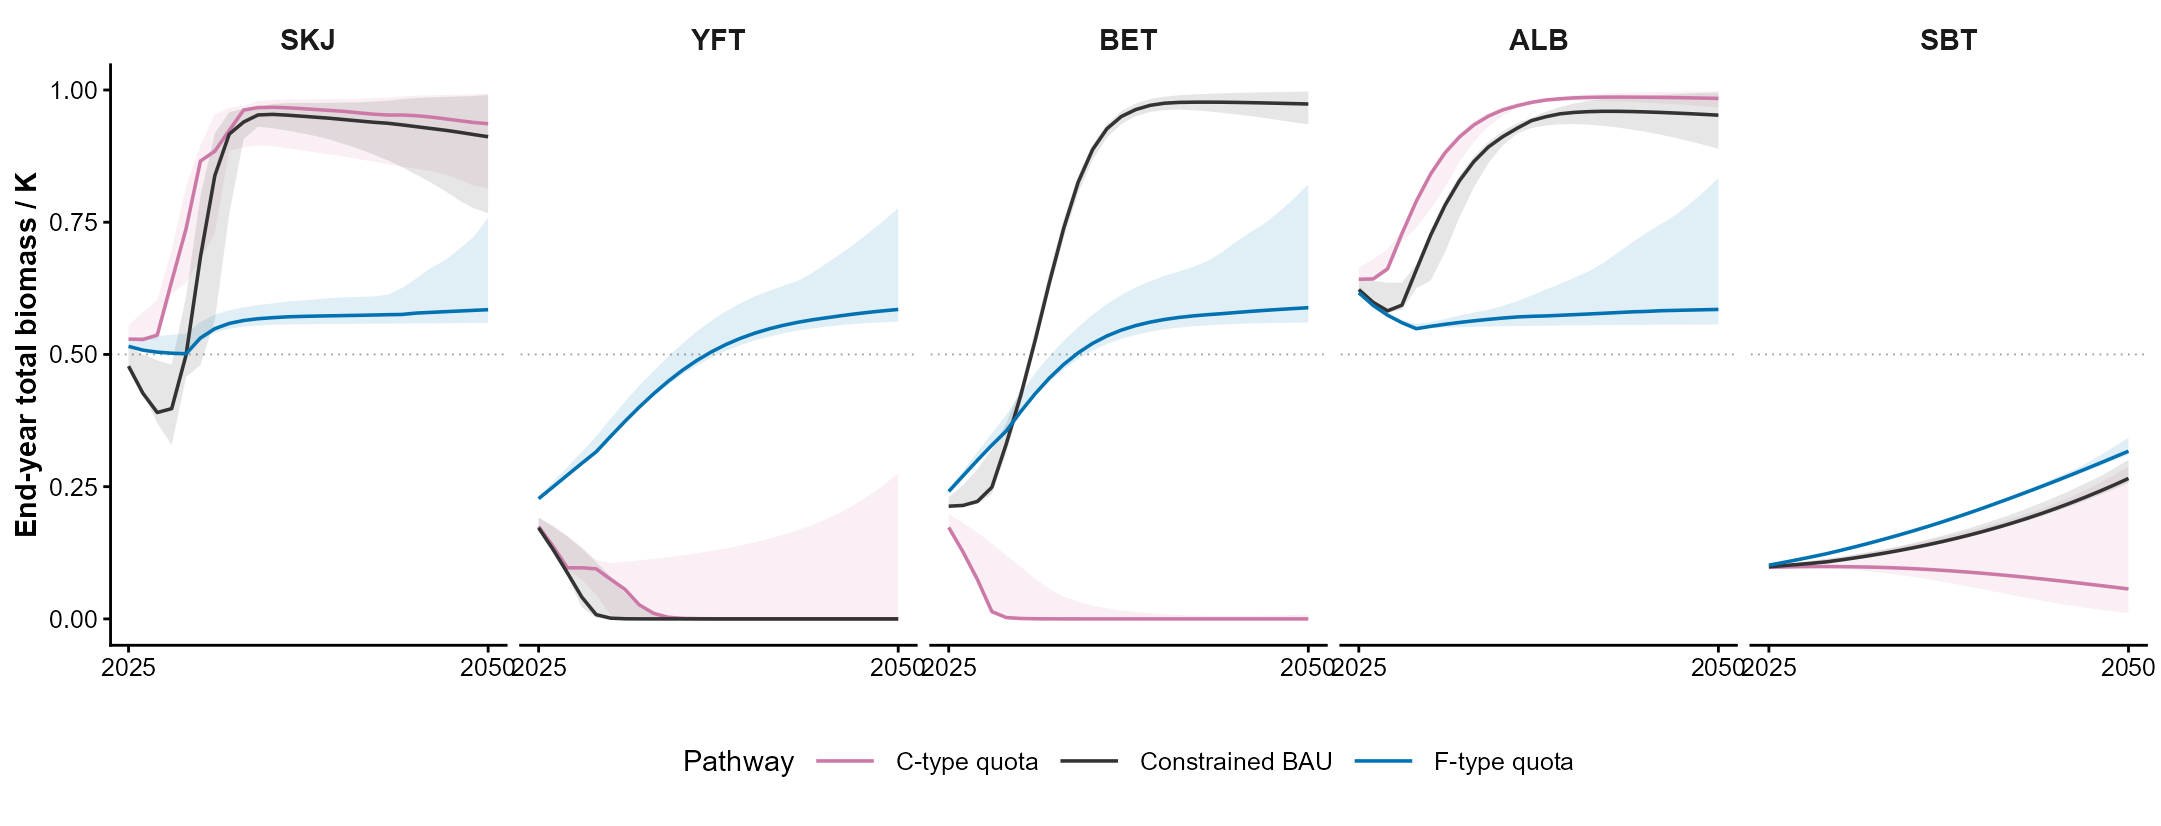

Source code (R):
suppressPackageStartupMessages({library(ggplot2);library(dplyr)})
arg<-grep('^--file=',commandArgs(FALSE),value=TRUE);HERE<-dirname(normalizePath(sub('^--file=','',arg[1]),winslash='/'))
d<-read.csv(file.path(HERE,'Fig4_Coupled_Validation_PanelA_Stocks.csv'))%>%group_by(Year,Stock,Pathway)%>%summarise(Median=median(B_K),Lower=quantile(B_K,.05),Upper=quantile(B_K,.95),.groups='drop')
d$Stock<-factor(d$Stock,levels=c('SKJ','YFT','BET','ALB','SBT'))
write.csv(d,file.path(HERE,'Fig4_Coupled_Validation_PanelA_Render_Data.csv'),row.names=FALSE)
cols<-c('Constrained BAU'='#333333','C-type quota'='#CC79A7','F-type quota'='#0072B2')
fig<-ggplot(d,aes(Year,Median,colour=Pathway,fill=Pathway))+geom_hline(yintercept=.5,linetype='dotted',linewidth=.2,colour='grey60')+geom_ribbon(aes(ymin=Lower,ymax=Upper),alpha=.12,colour=NA,show.legend=FALSE)+geom_line(linewidth=.4)+facet_wrap(~Stock,nrow=1)+scale_colour_manual(values=cols)+scale_fill_manual(values=cols,guide='none')+scale_x_continuous(breaks=c(2025,2050))+labs(x=NULL,y='End-year total biomass / K')+theme_classic(base_size=7,base_family='Arial')+theme(axis.title=element_text(size=7,face='bold'),axis.text=element_text(size=6,colour='black'),strip.background=element_blank(),strip.text=element_text(size=7,face='bold'),legend.position='bottom',legend.text=element_text(size=6))
for(ext in c('pdf','png','tiff')){opt<-list(filename=file.path(HERE,paste0('Fig4_Coupled_Validation.',ext)),plot=fig,width=183,height=70,units='mm',bg='white');if(ext=='pdf')opt$device<-cairo_pdf;if(ext=='png')opt$dpi<-300;if(ext=='tiff'){opt$dpi<-900;opt$compression<-'lzw'};do.call(ggsave,opt)}
